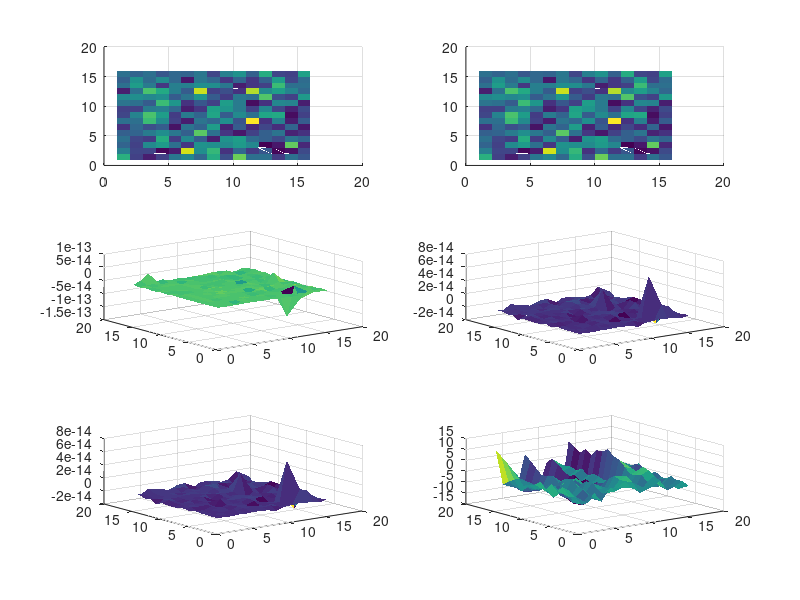
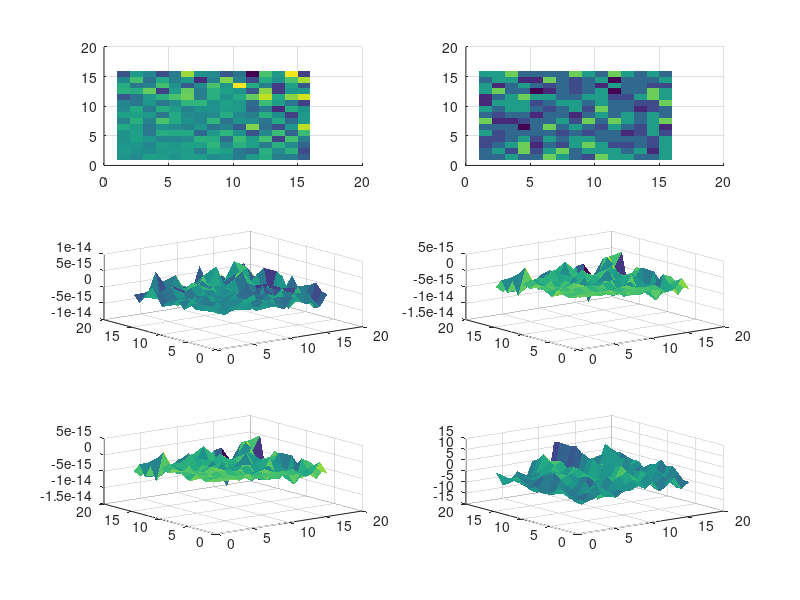

The MATLAB script that drew these images, in order:
clear
close all

sz = [16 16];
[mm,nn] = meshgrid(0:sz(1)-1,0:sz(2)-1);

H = rand(sz)*2*pi;
H = exp(1i*H);

Hfft = zeros(size(H));
for u = 0:sz(1)-1
    for v = 0:sz(1)-1
        Hfft(u+1,v+1) = sum(sum( H.*exp( -1j*2*pi/(sz(1)) * (mm*(v)+nn*(u))) ));
    end
end

A = Hfft;
B = (fft2(H));
figure()
subplot(3,2,1)
surf(abs(A),'EdgeColor','none'),view([0 0 1])
subplot(3,2,2)
surf(abs(B),'EdgeColor','none'),view([0 0 1])
subplot(3,2,3)
surf(abs(A./B)-1,'EdgeColor','none')%,view([0 0 1])
subplot(3,2,4)
surf(angle(A./B),'EdgeColor','none')%,view([1 1 0])
subplot(3,2,5)
surf((angle(A))-(angle(B)),'EdgeColor','none')%,view([0 0 1])
subplot(3,2,6)
surf(unwrap(angle(B)),'EdgeColor','none')%,view([0 0 1])

%% IFFT

sz = [16 16];
[mm,nn] = meshgrid(0:sz(1)-1,0:sz(2)-1);

H = B;

Hifft = zeros(size(H));
for u = 0:sz(1)-1
    for v = 0:sz(1)-1
        Hifft(u+1,v+1) = sum(sum( H.*exp( 1j*2*pi/(sz(1)) * (mm*(v)+nn*(u))) ));
    end
end

A = 1/sz(1)^2*Hifft;
B = (ifft2(H));
figure()
subplot(3,2,1)
surf(abs(A),'EdgeColor','none'),view([0 0 1])
subplot(3,2,2)
surf(abs(B),'EdgeColor','none'),view([0 0 1])
subplot(3,2,3)
surf(abs(A./B)-1,'EdgeColor','none')%,view([0 0 1])
subplot(3,2,4)
surf(angle(A./B),'EdgeColor','none')%,view([1 1 0])
subplot(3,2,5)
surf((angle(A))-(angle(B)),'EdgeColor','none')%,view([0 0 1])
subplot(3,2,6)
surf(unwrap(angle(B)),'EdgeColor','none')%,view([0 0 1])
